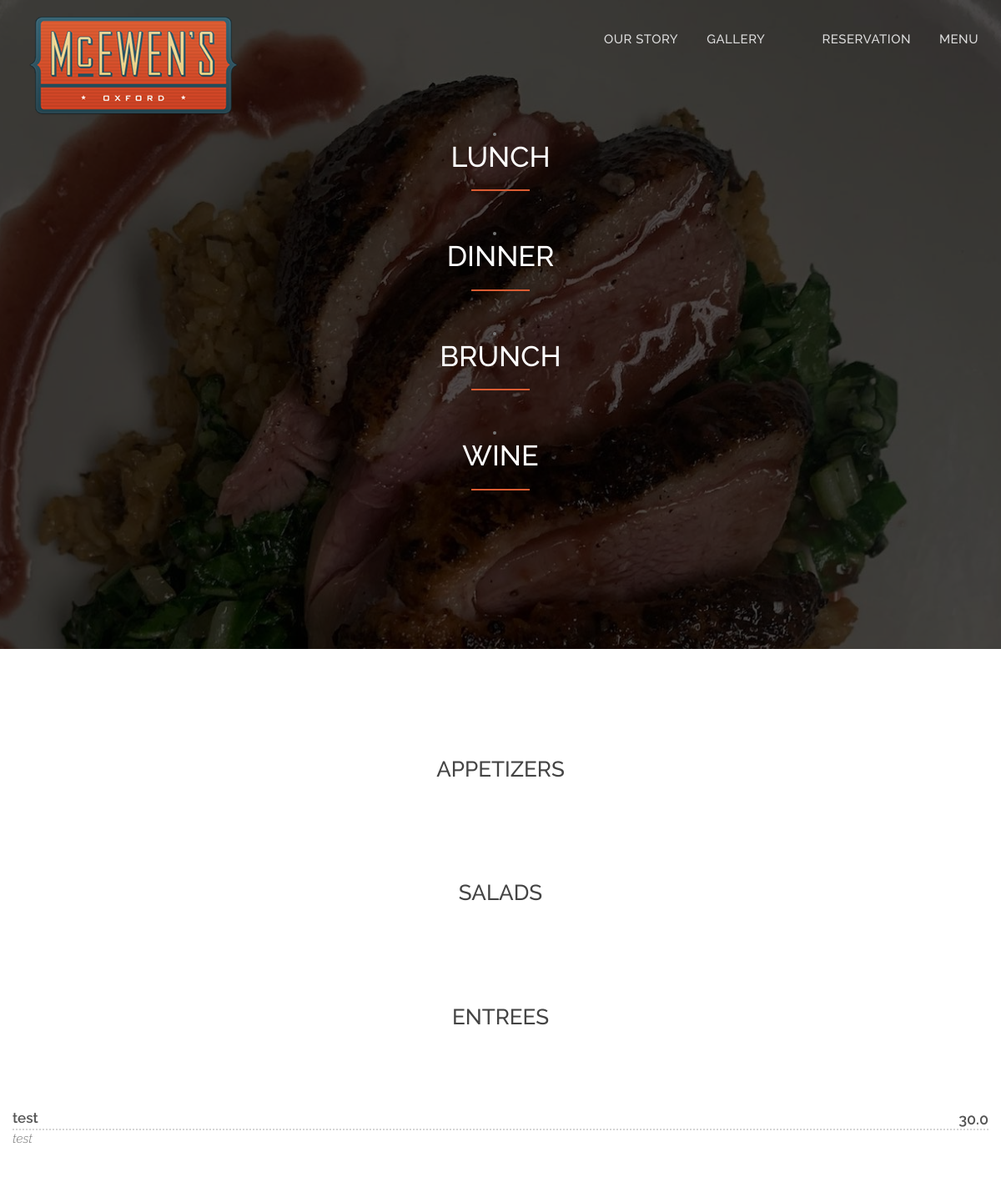
Screenshot of /dinner/ (signed in) with the database file from the repository.
### mcewens/models.py (models this page shows)
class MenuItem(models.Model):
    name = models.CharField(max_length=50)
    CATEGORY_CHOICES = (
        ("Brunch", "Brunch"),
        ("Lunch", "Lunch"),
        ("Dinner", "Dinner"),
        ("Wine and Cocktails", "Wine and Cocktails"),
    )
    category = models.CharField(choices=CATEGORY_CHOICES, max_length=50)
    TYPE_CHOICES = (
        ("Appetizers", "Appetizers"),
        ("Salads", "Salads"),
        ("Entrees", "Entrees"),
        ("Sandwiches", "Sandwiches"),
        ("Desserts", "Desserts"),
        ("Wine", "Wine"),
        ("Cocktails", "Cocktails"),
    )
    item_type = models.CharField(choices=TYPE_CHOICES, max_length=50, blank=True)
    description = models.TextField(max_length=200, blank=True)
    price = models.FloatField()
    CURRENT_CHOICES = (
        (1, "On menu"),
        (0, "Not on menu"),
    )
    current = models.IntegerField(default=1, choices=CURRENT_CHOICES)
    class Meta:
        unique_together = ("name", "category")

### mcewens/views.py (the view)
# urls.py: path("dinner/", dinner_view, name="dinner"),
def dinner_view(request):
    TYPES = ("Appetizers", "Salads", "Entrees")
    dinner_item = get_current_by_category("Dinner").values()
    return render(request, "dinner.html", {"types": TYPES, "items": dinner_item})

### mcewens/models.py (called while the page is built)
def get_current_by_category(cat):
    return MenuItem.objects.filter(category=cat, current=1)

### mcewens/templates/dinner.html (shortened to what this page needs)
{% extends 'index.html' %} {% block content%}
<div id="restaurant-menu-dinner">
  <div class="section-title text-center center">
    <div class="overlay">
      <li>
        <a id="lunch-link" href="{% url 'lunch' %}" class="page-scroll">
          <h2>Lunch</h2>
        </a>
      </li>
      <hr />
      <li>
        <a id="dinner-link" href="{% url 'dinner' %}" class="page-scroll">
          <h2>Dinner</h2>
        </a>
      </li>
      <hr />
      <li>
        <a id="brunch-link" href="{% url 'brunch' %}" class="page-scroll">
          <h2>Brunch</h2>
        </a>
      </li>
      <hr />
      <li>
        <a id="wine-link" href="{% url 'wine' %}" class="page-scroll">
          <h2>Wine</h2>
        </a>
      </li>
      <hr />
    </div>
  </div>
  <div class="container">
    <div class="row">
   {% for type in types %}
      <div class="container">
        <div class="row">
           <div class="overlay">
            <h2 class="menu-section-title">{{ type }}</h2>
            <div class="overlay">
              <div class="container">
                <div class="row">
                    {% for item in items %} {% if item.item_type == type %}
                    <div class="menu-item">
                      <div class="menu-item-name">{{ item.name }}</div>
                      <div class="menu-item-price">{{ item.price }}</div>
                      <div class="menu-item-description">{{ item.description }}</div>
                    </div>
                    {% endif %} {% endfor %} {% endfor %}
                  </div>
                  {% endblock content%}

### mcewens/static/css/style.css (style rules this page uses)
body, html { font-family: 'Raleway', sans-serif; text-rendering: optimizeLegibility !important; -webkit-font-smoothing: antialiased !important; color: #777; font-weight: 300; width: 100% !important; height: 100% !important; }
h2 { margin-bottom: 20px; margin: 0 0 20px 0; font-weight: 500; font-size: 34px; color: #333; text-transform: uppercase; }
a { color: #DB5C32; }
hr { height: 2px; width: 70px; text-align: center; position: relative; background: #DB5C32; margin: 0; margin-bottom: 40px; border: 0; }
.section-title { margin-bottom: 70px; }
.section-title .overlay { padding: 150px 0; background: rgba(0, 0, 0, 0.7); }
.section-title hr { margin: 0 auto; margin-bottom: 40px; }
#restaurant-menu-dinner .section-title { background: #444 url(../img/duck.jpg) center center no-repeat fixed; background-size: cover; }
#restaurant-menu-dinner .section-title h2 { color: #fff; }
#restaurant-menu-dinner .menu-section-title { font-size: 26px; display: block; font-weight: 500; color: #444; margin: 60px 0; text-align: center; }
#restaurant-menu-dinner .menu-item { margin: 35px 0; font-size: 18px; }
#restaurant-menu-dinner .menu-item-name { font-weight: 600; font-size: 17px; color: #555; border-bottom: 2px dotted rgb(213, 213, 213); }
#restaurant-menu-dinner .menu-item-description { font-style: italic; font-size: 15px; }
#restaurant-menu-dinner .menu-item-price { float: right; font-weight: 600; color: #555; margin-top: -26px; }

### rows the page displays
MenuItem: name "test", price "30.0", description "test"

### other values shown
{{ type }} "APPETIZERS" "SALADS" "ENTREES"
